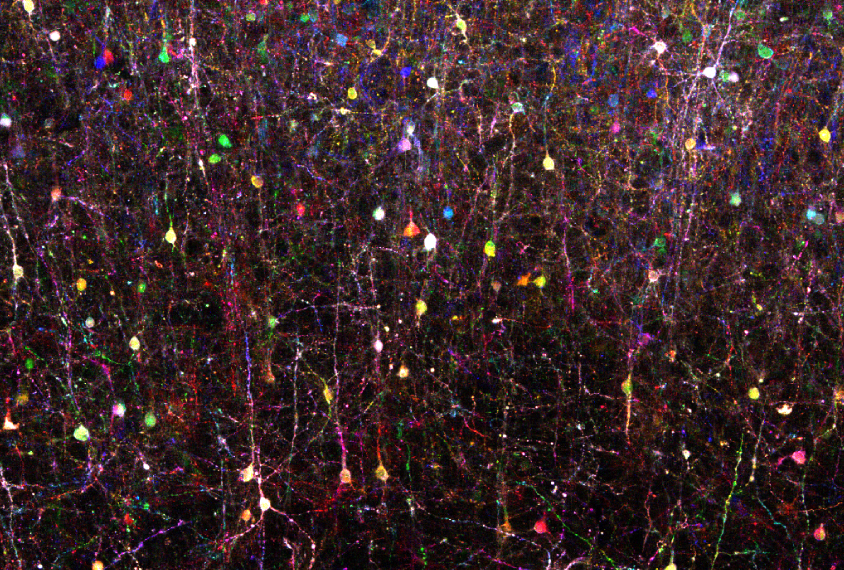
#> input picture hw4/2017brainbow844.jpg, 844 x 570 px
$ jupyter execute --allow-errors BSA-Exercise-4.ipynb   (older library calls are emulated)
#> lines starting #> are read from the running program, lines starting #| are printed output that depends on the picture
## Biological Signals Analysis - Week 4 Exercise

####  Jan. 31, 2024

#### Table of Contents:
- Images as Arrays
  - Python Example: Loading an Array Representation of a Microscopy Image
- Color vs Grayscale Images
- Thresholding
  - Python Example: Thresholding with a Microscopy Image
- Convolutions in Mathematics vs Image Processing
  - Python Example: Smoothing a Microscopy Image by Convolving With a Gaussian Filter
- Why Would We Want to Smooth an Image? - Edge Detection
  - Python Example: Smoothing a Noisy Sigmoid Curve
- Edge Detection: Sobel Kernel
  - Python Example: Detecting Edges in a Microscopy Image With the Sobel Operator
- Canny Edge Detection Algorithm
  - Python Example: Detecting Canny Edges in a Microscopy Image With the Edge Detector
- Hough Transforms for Shape Detection
  - Python Example: Detecting Circles in a Microscopy Image With the Hough Transforms
- Bonus Material: Deep Learning for Image Classification

## Images as Arrays <a id="ims-as-arrays" ></a>

A digital image, in its simplest form, is a matrix of pixel values. Each pixel represents the smallest unit of an image, holding a value that corresponds to its intensity or color. In grayscale images, each pixel is usually represented by a single value, indicating various shades of gray. Color images typically use a combination of red, green, and blue (RGB) values for each pixel.

Many Python libraries, such as `skimage` (Scikit-Image), provide an easy way to handle and process these images. Let's take a microscopy image as an example:

[cell 1]
import skimage.io
import matplotlib.pyplot as plt

# Load the image
image_url = 'https://cildata.crbs.ucsd.edu/media/images/13901/13901.tif'
#> (the rest of this cell did not finish here and is left out)

We can see that the image we see as an image is simply an array of values. For grayscale images these values will be between 0 and 255. For RGB images, there will be three dimensions of the array, each containing pixel values between 0 and 255.
With this understanding of images, we can readily see that many of the operations we have already discussed in this course can be easily applied to images, with the goal of transforming them, filtering them, or augmenting them. Through such operations, we can extract useful information from our image data.

## Color vs Grayscale Images

Images are often represented as two primary types: color and grayscale. To comprehend these representations in the context of images as arrays, we can break down the key differences and their significance.

**Color Images:**
- **Representation**: In color images, each pixel is represented as a combination of three primary colors: Red, Green, and Blue (RGB). Each color channel (R, G, B) is usually an 8-bit value ranging from 0 to 255, representing the intensity of that color.
- **Array Structure**: Color images are represented as three separate 2D arrays, one for each color channel. These arrays are typically stacked together to form a 3D array.
- **Data Shape**: A color image with dimensions (height, width) is represented as (height, width, 3), where the last dimension corresponds to the three color channels (R, G, B).

**Grayscale Images:**
- **Representation**: Grayscale images, on the other hand, contain only shades of gray, with pixel values ranging from 0 (black) to 255 (white). There is only one color channel in grayscale images.
- **Array Structure**: Grayscale images are represented as a single 2D array, where each pixel's value directly represents its intensity or brightness.
- **Data Shape**: A grayscale image with dimensions (height, width) is represented as (height, width), containing pixel values that represent the gray levels.

**Significance in Image Processing:**
- **Color Images**: Color images capture rich visual information with detailed color variations. They are suitable for tasks like object recognition, where color is an important distinguishing factor.
- **Grayscale Images**: Grayscale images simplify the representation to intensity values, making them valuable for tasks where color information is less critical, such as edge detection, image thresholding, or processing in environments with limited resources.

[cell 2]
from PIL import Image
import matplotlib.pyplot as plt

image_path = '2017brainbow844.jpg'

# Load the image using PIL (Python Imaging Library)
img = Image.open(image_path)
#> img is the input picture: PIL image 844x570 RGB; mean R, G, B 61.1, 40.8, 42.8

# Display the original color image
plt.figure(figsize=(8, 4))
plt.subplot(1, 2, 1)
plt.imshow(img)
plt.title('Color Image')
plt.axis('off')

# Convert the color image to grayscale
grayscale_img = img.convert('L')
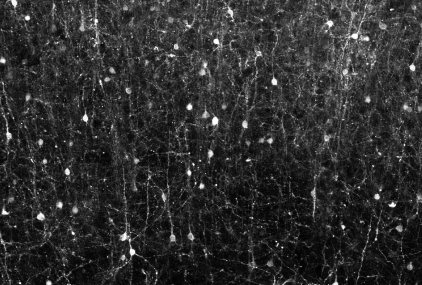
#> grayscale_img: PIL image 844x570 L (shown at 1/2 size); min 0, max 255, mean 47.1

# Display the grayscale version of the image
plt.subplot(1, 2, 2)
plt.imshow(grayscale_img, cmap='gray')
plt.title('Grayscale Image')
plt.axis('off')

plt.show()
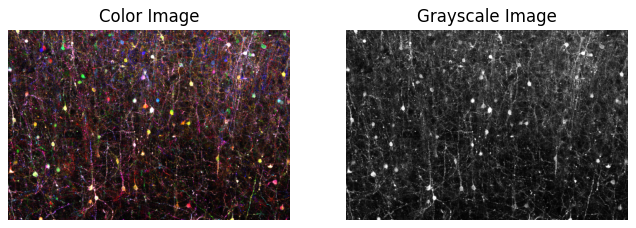
#> figure drawn by matplotlib, 2 panels

[cell 3]
import matplotlib.pyplot as plt
import numpy as np

image_path = '2017brainbow844.jpg'
img = Image.open(image_path)

# Convert the color image to grayscale
grayscale_img = img.convert('L')

# Convert the images to NumPy arrays
color_array = np.array(img)
grayscale_array = np.array(grayscale_img)

# Create subplots for histograms
fig, axs = plt.subplots(1, 2, figsize=(12, 6))

# Plot histogram for color image
axs[0].hist(color_array.ravel(), bins=256, color='r', alpha=0.5, label='Color Image')
axs[0].set_title('Histogram: Color Image')
axs[0].set_xlabel('Pixel Value')
axs[0].set_ylabel('Frequency')
axs[0].legend()

# Plot histogram for grayscale image
axs[1].hist(grayscale_array.ravel(), bins=256, color='b', alpha=0.5, label='Grayscale Image')
axs[1].set_title('Histogram: Grayscale Image')
axs[1].set_xlabel('Pixel Value')
axs[1].set_ylabel('Frequency')
axs[1].legend()

plt.show()
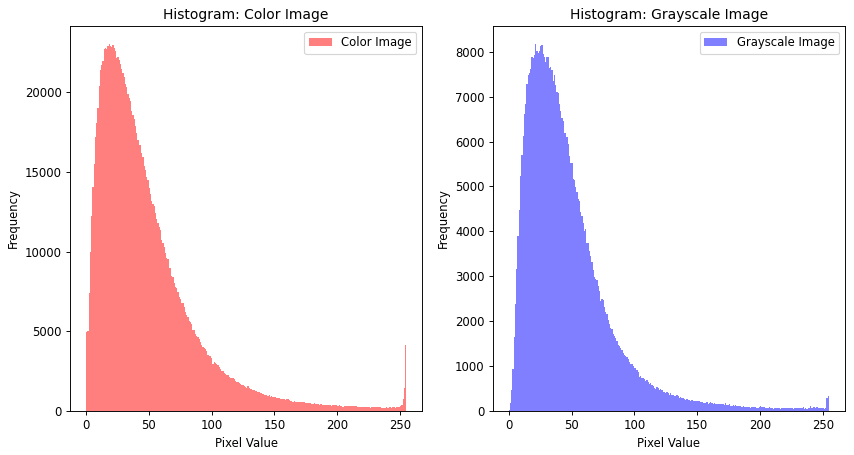
#> figure drawn by matplotlib, 2 panels; panel 1: tallest bar 23001 high, from x = 17.93 to 18.93; panel 2: tallest bar 8164 high, from x = 20.92 to 21.91

### Question for class: why are there so many fewer values in the histogram of the grayscale image?

## Thresholding

Thresholding is a simple yet effective technique used in image processing to separate objects from the background. This technique is particularly useful in the field of microscopy image analysis, where distinguishing features of interest from the background is a common task.

- **Binary Classification**: Thresholding classifies the pixel values in an image into two groups (foreground and background) based on a threshold value.
- **Threshold Value**: A pixel value is compared against this threshold. If the pixel value is higher than the threshold, it is assigned one value (often white), otherwise, it is assigned another value (often black).

In microscopy images, thresholding can help in identifying and segmenting specific cells or structures. It is a key step in preprocessing before performing more complex analyses, like object detection or image segmentation.

### Types of Thresholding

1. **Simple Thresholding**: Here, a global value is chosen manually. Pixels above this value are set to the maximum value, and others to the minimum.
2. **Adaptive Thresholding**: This method calculates the threshold for smaller regions, allowing for varying lighting conditions across different areas of the image.
3. **Otsu's Thresholding**: An automatic thresholding technique that chooses the optimal threshold value from the image histogram.

## Python Example: Thresholding

[cell 4]
import cv2
import matplotlib.pyplot as plt
import skimage.io
import numpy as np

# Load the microscopy image
image_url = 'https://cildata.crbs.ucsd.edu/media/images/13901/13901.tif'
#> (the rest of this cell did not finish here and is left out)

## Convolution in Mathematics vs Image Processing <a id="convolutions-on-images" ></a>

### Mathematical Convolution

As we discussed last week, in mathematics, convolution is an operation that combines two functions into a third function. It represents the amount of overlap of one function as it is shifted over another.

For two continuous functions $ f $ and $ g $, convolution is defined as:

$ (f * g)(t) = \int_{-\infty}^{\infty} f(\tau)g(t - \tau) d\tau $

In the discrete case, typically used in digital signal processing, the formula becomes:

$ (f * g)[n] = \sum_{m=-\infty}^{\infty} f[m]g[n - m] $

Mathematical convolution is commutative, associative, and distributive over addition. This means the order of the functions does not change the result, allowing for flexible application in various contexts.

### Convolution in Image Processing

In image processing, convolution is a critical technique used for applying filters to images, such as for blurring, sharpening, or edge detection.
Convolution in image processing involves sliding a kernel (or filter) over the image, and performing pixel-wise multiplication and summing the results. Unlike mathematical convolution, the kernel is typically not reversed.

The adapted convolution formula for image processing is:

$ C(i, j) = \sum_{u=-k}^{k} \sum_{v=-k}^{k} I(i+u, j+v) \cdot K(u, v) $

Here, $ I $ represents the image, $ K $ is the kernel, and $ C $ is the convolved image.

### Key Differences

- **Kernel Flipping**: Unlike mathematical convolution, the kernel in image processing is not flipped before application.
- **Boundary Handling**: Image processing convolution must address boundary conditions, often through strategies like padding.
- **Purpose and Application**: While mathematical convolution is more abstract, convolution in image processing is applied for practical image manipulations, such as filtering and feature extraction.

### Example: Convolving Images With a Gaussian Filter <a id="convolved-filters" ></a>

### Gaussian Filter
A Gaussian filter is a widely used filter in image processing, known for its properties in reducing image noise and smoothing details.
The Gaussian filter is based on the Gaussian (normal) distribution. In a 2D Gaussian filter, the kernel values are calculated using the Gaussian function:

$ G(x, y) = \frac{1}{2 \pi \sigma^2} e^{- \frac{x^2 + y^2}{2 \sigma^2}} $

where `x` and `y` are distances from the origin in the horizontal and vertical axes, and `σ` is the standard deviation of the Gaussian distribution. The values of the Gaussian filter add up to 1, ensuring that the overall brightness of the image remains constant after filtering.

[cell 5]
import numpy as np
import matplotlib.pyplot as plt
from mpl_toolkits.mplot3d import Axes3D

def gaussian_kernel(size, sigma=1.0):
    x, y = np.mgrid[-size//2 + 1:size//2 + 1, -size//2 + 1:size//2 + 1]
    g = np.exp(-((x**2 + y**2) / (2.0 * sigma**2)))
    return g / g.sum()

size = 50  # Size of the kernel
sigma = 5  # Standard deviation of the Gaussian
kernel = gaussian_kernel(size, sigma)

fig = plt.figure(figsize=(8, 6))
ax = fig.add_subplot(111, projection='3d')

X, Y = np.mgrid[-size//2 + 1:size//2 + 1, -size//2 + 1:size//2 + 1]
Z = gaussian_kernel(size, sigma)

surf = ax.plot_surface(X, Y, Z, cmap='viridis', edgecolor='none')
ax.set_title('3D Visualization of a Gaussian Kernel')
plt.show()
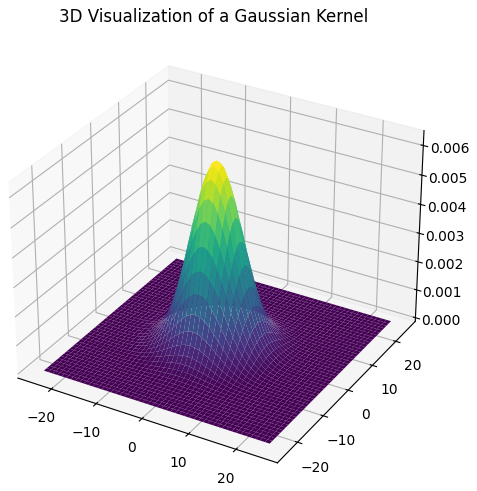
#> figure drawn by matplotlib, 1 panel

Convolution with a Gaussian smoothens an image by reducing its noise and details, which is essential in various applications, from enhancing image quality to preparing images for further analysis, like feature extraction. The Gaussian filter's effectiveness in image processing stems from its smooth bell-shaped curve, which provides natural weight distribution.

The convolution of an image $ I $ with a Gaussian filter $ G $ is mathematically represented as:

$ (I * G)(i, j) = \sum_{u=-k}^{k} \sum_{v=-k}^{k} I(i+u, j+v) \cdot G(u, v) $

In this formula:
- $ (I * G)(i, j) $ denotes the value of the convolved image at position $ (i, j) $.
- The sums iterate over the kernel's dimensions, with $ u $ and $ v $ spanning the width and height of the kernel, centered at $ (i, j) $.
- $ I(i+u, j+v) $ is the original image's pixel value at position $ (i+u, j+v) $.
- $ G(u, v) $ refers to the Gaussian filter's value at position $ (u, v) $.

Through this operation, each pixel in the image is averaged with its neighbors, weighted according to the Gaussian filter. This results in a blurred version of the original image, with the extent of blurring being controlled by the standard deviation $ \sigma $ of the Gaussian filter. A higher $ \sigma $ means more blurring, as the filter has a broader curve and therefore encompasses more neighboring pixels in its calculations. Thus, convolution with a Gaussian filter reduces high-frequency components (like noise and edges).

We'll apply a Gaussian filter to a microscopy image to observe this smoothing effect:

[cell 6]
import skimage.io
import matplotlib.pyplot as plt
from scipy.ndimage import gaussian_filter
from ipywidgets import interact, FloatSlider

image_url = 'https://cildata.crbs.ucsd.edu/media/images/13901/13901.tif'
#> (the rest of this cell did not finish here and is left out)

#> (a cell that did not finish here is left out)

## Why Would We Want to Smooth Out an Image? - Edge Detection <a id="smoothing-for-edge" ></a>

Edge detection is a critical operation in image processing and computer vision, essential for feature extraction and object segmentation. At its core, edge detection is about detecting sharp changes in pixel intensity, which typically signify boundaries or transitions in an image.

Mathematically, edges correspond to regions of high intensity change. This change can be identified using the concept of derivatives, similar to how we find the rate of change in calculus. In the context of digital images, we use the partial derivative to measure the change in intensity along the horizontal and vertical axes.

For a two-dimensional image $ I(x, y) $, the gradient $ \nabla I $ is a vector of the partial derivatives in the x and y directions:

$ \nabla I(x, y) = \left( \frac{\partial I}{\partial x}, \frac{\partial I}{\partial y} \right) $

The magnitude of this gradient vector gives the rate of change of intensity at each point in the image:

$ \|\nabla I(x, y)\| = \sqrt{\left( \frac{\partial I}{\partial x} \right)^2 + \left( \frac{\partial I}{\partial y} \right)^2} $

High values of this magnitude indicate potential edges.

### Noise & Edge Detection

However, real-world images often contain noise – random variations in pixel intensity. Noise can significantly interfere with edge detection, as the derivatives amplify these variations, leading to false edges (see python example below)

### Role of Smoothing Filters

To mitigate the impact of noise, it is common practice to first smooth the image using a filter, such as the Gaussian filter we discussed, before applying edge detection. After smoothing, the partial derivatives are computed on the smoothed image $ I_{smoothed} $ instead of the original. This approach allows for a more accurate detection of true edges by minimizing the influence of noise.

The result can be demonstrated in the python-generated plots below, where a sigmoid function representing an edge in an image is smoothed, leading to an obvious edge detection when taking its partial derivative.

[cell 8]
import numpy as np
import matplotlib.pyplot as plt
from scipy.ndimage import gaussian_filter

# Creating a sharper sigmoid curve to represent a shift in pixel intensity values
x = np.linspace(-10, 10, 400)
sharp_sigmoid_curve = 1 / (1 + np.exp(-3*x))  # Steeper transition in the sigmoid
noise = np.random.normal(0, 0.05, sharp_sigmoid_curve.shape)
noisy_sigmoid_curve = sharp_sigmoid_curve + noise

# Gaussian filter for more intense smoothing (h)
sigma = 3  # Higher sigma for more intense smoothing
smoothed_curve = gaussian_filter(noisy_sigmoid_curve, sigma=sigma)

# Partial derivative of the smoothed and unsmoothed curves
derivative_smoothed = np.gradient(smoothed_curve)
derivative_unsmoothed = np.gradient(noisy_sigmoid_curve)

# Plotting
fig, axs = plt.subplots(4, 1, figsize=(10, 8))

axs[0].plot(x, noisy_sigmoid_curve, label="f(x) - Noisy Sigmoid Curve")
axs[0].legend()

axs[1].plot(x, smoothed_curve, label="h * f - Smoothed Curve")
axs[1].legend()

axs[2].plot(x, derivative_unsmoothed, label="Partial Derivative of f(x)")
axs[2].legend()

axs[3].plot(x, derivative_smoothed, label="Partial Derivative of (h*f)")
axs[3].legend()

plt.tight_layout()
plt.show()
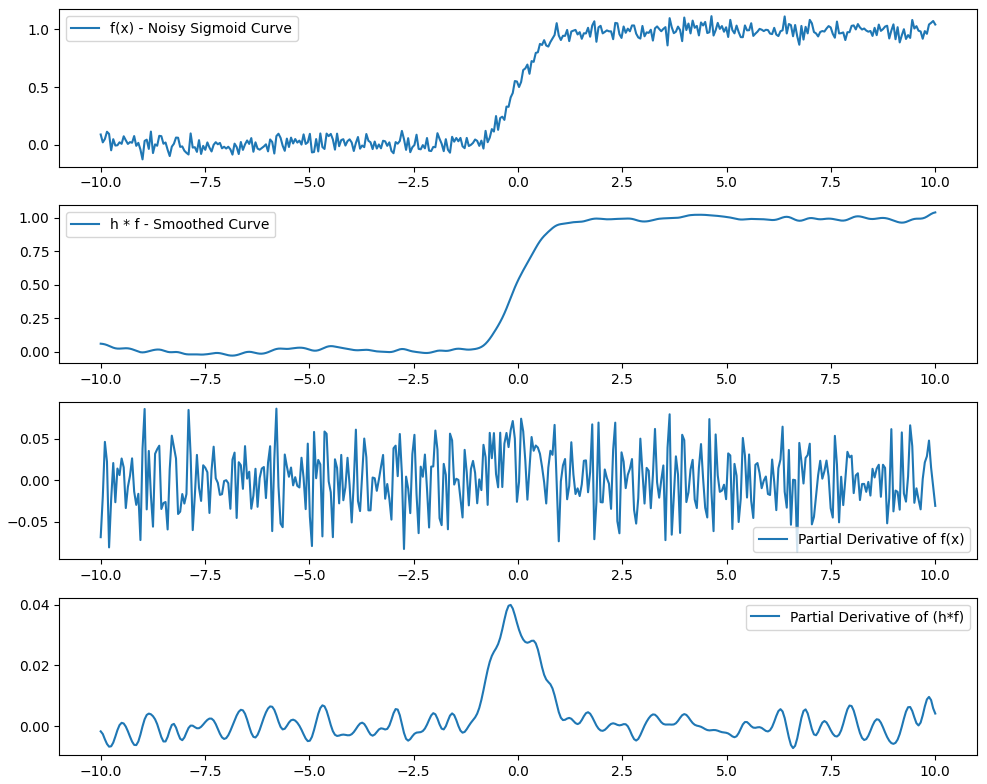
#> figure drawn by matplotlib, 4 panels; panel 1: curve peaks at x = 4.64, y = 1.12; panel 2: curve peaks at x = 10, y = 1.04; panel 3: curve peaks at x = -5.79, y = 0.0858; panel 4: curve peaks at x = -0.175, y = 0.0399
#> (the rest of the program and of its run is left out)
